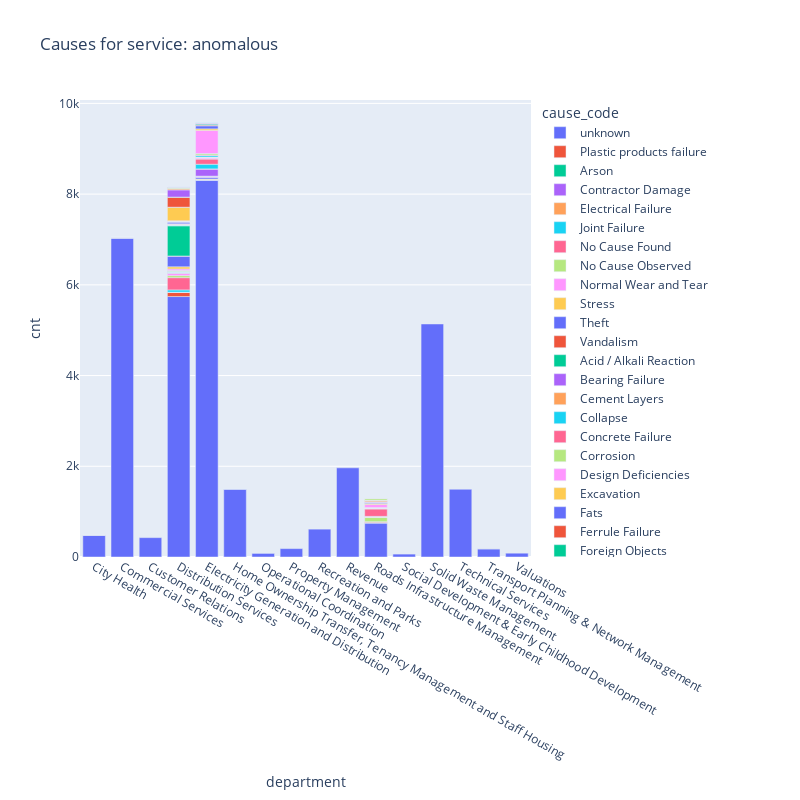

Notebook code cell kept with this figure:
### Code cell
fig = px.bar(sum_table, x="department", y="cnt", color="cause_code", title="Causes for service: anomalous",
                 width=800, height=800)
fig.show()
